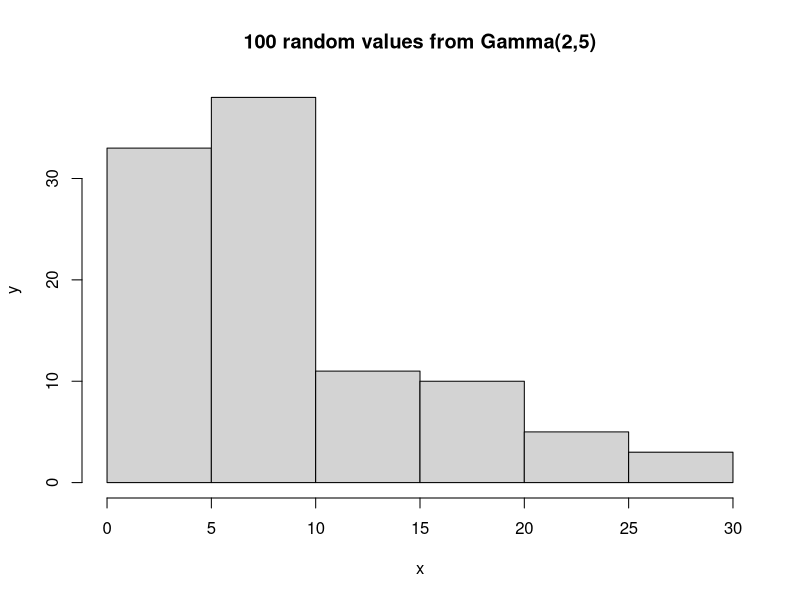

Generate this figure with R:
#1.If X is Binomial (n = 100, p = 0.3)
  #P(X = 39)
    dbinom(39,100,0.3)
  #P(X >= 25) = 1 - P(X <= 24)
    1 - pbinom(24,100,0.3) 
#2.If X is Beta (a = 5, b = 3)
  #P(0.4 <= X <= 0.5)
    pbeta(0.5,5,3) - pbeta(0.4,5,3)
  #The value of k such that P(X <= k) = 0.7
    qbeta(0.7,5,3)
#3.
  #histogram of 100 random numbers taken from a gamma distribution with a = 2 and b = 5
    hist(rgamma(100,shape=2,scale=5), main='100 random values from Gamma(2,5)', xlab = 'x', ylab = 'y')
    